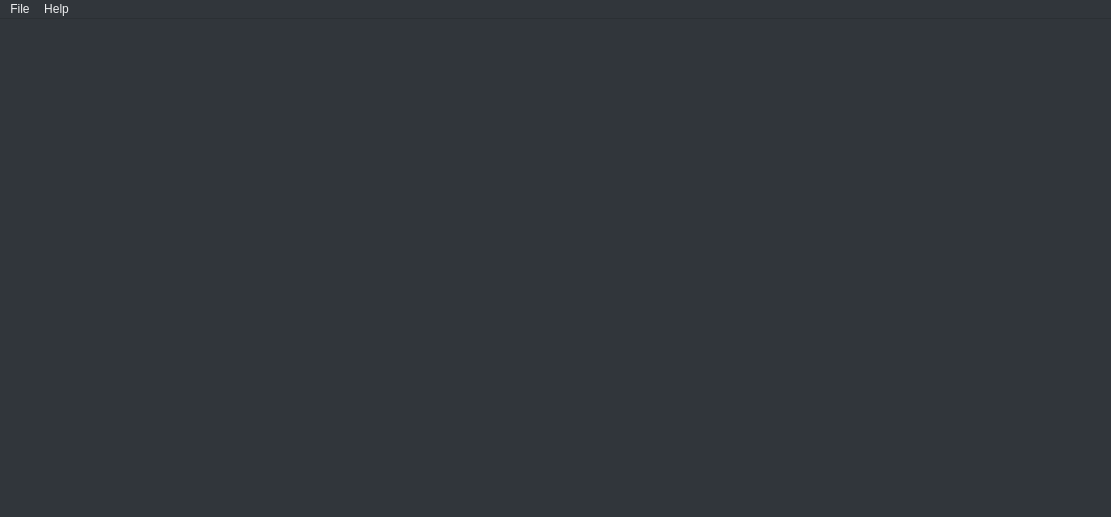
<?xml version="1.0" encoding="UTF-8"?>
<ui version="4.0">
 <class>MainWindow</class>
 <widget class="QMainWindow" name="MainWindow">
  <property name="geometry">
   <rect>
    <x>0</x>
    <y>0</y>
    <width>1111</width>
    <height>517</height>
   </rect>
  </property>
  <property name="sizePolicy">
   <sizepolicy hsizetype="Preferred" vsizetype="Preferred">
    <horstretch>0</horstretch>
    <verstretch>0</verstretch>
   </sizepolicy>
  </property>
  <property name="palette">
   <palette>
    <active>
     <colorrole role="WindowText">
      <brush brushstyle="SolidPattern">
       <color alpha="255">
        <red>239</red>
        <green>240</green>
        <blue>241</blue>
       </color>
      </brush>
     </colorrole>
     <colorrole role="Button">
      <brush brushstyle="SolidPattern">
       <color alpha="255">
        <red>49</red>
        <green>54</green>
        <blue>59</blue>
       </color>
      </brush>
     </colorrole>
     <colorrole role="Light">
      <brush brushstyle="SolidPattern">
       <color alpha="255">
        <red>57</red>
        <green>57</green>
        <blue>57</blue>
       </color>
      </brush>
     </colorrole>
     <colorrole role="Midlight">
      <brush brushstyle="SolidPattern">
       <color alpha="255">
        <red>47</red>
        <green>47</green>
        <blue>47</blue>
       </color>
      </brush>
     </colorrole>
     <colorrole role="Dark">
      <brush brushstyle="SolidPattern">
       <color alpha="255">
        <red>19</red>
        <green>19</green>
        <blue>19</blue>
       </color>
      </brush>
     </colorrole>
     <colorrole role="Mid">
      <brush brushstyle="SolidPattern">
       <color alpha="255">
        <red>25</red>
        <green>25</green>
        <blue>25</blue>
       </color>
      </brush>
     </colorrole>
     <colorrole role="Text">
      <brush brushstyle="SolidPattern">
       <color alpha="255">
        <red>239</red>
        <green>240</green>
        <blue>241</blue>
       </color>
      </brush>
     </colorrole>
     <colorrole role="BrightText">
      <brush brushstyle="SolidPattern">
       <color alpha="255">
        <red>255</red>
        <green>255</green>
        <blue>255</blue>
       </color>
      </brush>
     </colorrole>
     <colorrole role="ButtonText">
      <brush brushstyle="SolidPattern">
       <color alpha="255">
        <red>239</red>
        <green>240</green>
        <blue>241</blue>
       </color>
      </brush>
     </colorrole>
     <colorrole role="Base">
      <brush brushstyle="SolidPattern">
       <color alpha="255">
        <red>49</red>
        <green>54</green>
        <blue>59</blue>
       </color>
      </brush>
     </colorrole>
     <colorrole role="Window">
      <brush brushstyle="SolidPattern">
       <color alpha="255">
        <red>49</red>
        <green>54</green>
        <blue>59</blue>
       </color>
      </brush>
     </colorrole>
     <colorrole role="Shadow">
      <brush brushstyle="SolidPattern">
       <color alpha="255">
        <red>0</red>
        <green>0</green>
        <blue>0</blue>
       </color>
      </brush>
     </colorrole>
     <colorrole role="Highlight">
      <brush brushstyle="SolidPattern">
       <color alpha="255">
        <red>61</red>
        <green>174</green>
        <blue>233</blue>
       </color>
      </brush>
     </colorrole>
     <colorrole role="HighlightedText">
      <brush brushstyle="SolidPattern">
       <color alpha="255">
        <red>239</red>
        <green>240</green>
        <blue>241</blue>
       </color>
      </brush>
     </colorrole>
     <colorrole role="AlternateBase">
      <brush brushstyle="SolidPattern">
       <color alpha="255">
        <red>19</red>
        <green>19</green>
        <blue>19</blue>
       </color>
      </brush>
     </colorrole>
     <colorrole role="ToolTipBase">
      <brush brushstyle="SolidPattern">
       <color alpha="255">
        <red>255</red>
        <green>255</green>
        <blue>220</blue>
       </color>
      </brush>
     </colorrole>
     <colorrole role="ToolTipText">
      <brush brushstyle="SolidPattern">
       <color alpha="255">
        <red>0</red>
        <green>0</green>
        <blue>0</blue>
       </color>
      </brush>
     </colorrole>
     <colorrole role="PlaceholderText">
      <brush brushstyle="NoBrush">
       <color alpha="128">
        <red>239</red>
        <green>240</green>
        <blue>241</blue>
       </color>
      </brush>
     </colorrole>
    </active>
    <inactive>
     <colorrole role="WindowText">
      <brush brushstyle="SolidPattern">
       <color alpha="255">
        <red>239</red>
        <green>240</green>
        <blue>241</blue>
       </color>
      </brush>
     </colorrole>
     <colorrole role="Button">
      <brush brushstyle="SolidPattern">
       <color alpha="255">
        <red>49</red>
        <green>54</green>
        <blue>59</blue>
       </color>
      </brush>
     </colorrole>
     <colorrole role="Light">
      <brush brushstyle="SolidPattern">
       <color alpha="255">
        <red>57</red>
        <green>57</green>
        <blue>57</blue>
       </color>
      </brush>
     </colorrole>
     <colorrole role="Midlight">
      <brush brushstyle="SolidPattern">
       <color alpha="255">
        <red>47</red>
        <green>47</green>
        <blue>47</blue>
       </color>
      </brush>
     </colorrole>
     <colorrole role="Dark">
      <brush brushstyle="SolidPattern">
       <color alpha="255">
        <red>19</red>
        <green>19</green>
        <blue>19</blue>
       </color>
      </brush>
     </colorrole>
     <colorrole role="Mid">
      <brush brushstyle="SolidPattern">
       <color alpha="255">
        <red>25</red>
        <green>25</green>
        <blue>25</blue>
       </color>
      </brush>
     </colorrole>
     <colorrole role="Text">
      <brush brushstyle="SolidPattern">
       <color alpha="255">
        <red>239</red>
        <green>240</green>
        <blue>241</blue>
       </color>
      </brush>
     </colorrole>
     <colorrole role="BrightText">
      <brush brushstyle="SolidPattern">
       <color alpha="255">
        <red>255</red>
        <green>255</green>
        <blue>255</blue>
       </color>
      </brush>
     </colorrole>
     <colorrole role="ButtonText">
      <brush brushstyle="SolidPattern">
       <color alpha="255">
        <red>239</red>
        <green>240</green>
        <blue>241</blue>
       </color>
      </brush>
     </colorrole>
     <colorrole role="Base">
      <brush brushstyle="SolidPattern">
       <color alpha="255">
        <red>49</red>
        <green>54</green>
        <blue>59</blue>
       </color>
      </brush>
     </colorrole>
     <colorrole role="Window">
      <brush brushstyle="SolidPattern">
       <color alpha="255">
        <red>49</red>
        <green>54</green>
        <blue>59</blue>
       </color>
      </brush>
     </colorrole>
     <colorrole role="Shadow">
      <brush brushstyle="SolidPattern">
       <color alpha="255">
        <red>0</red>
        <green>0</green>
        <blue>0</blue>
       </color>
      </brush>
     </colorrole>
     <colorrole role="Highlight">
      <brush brushstyle="SolidPattern">
       <color alpha="255">
        <red>61</red>
        <green>174</green>
        <blue>233</blue>
       </color>
      </brush>
     </colorrole>
     <colorrole role="HighlightedText">
      <brush brushstyle="SolidPattern">
       <color alpha="255">
        <red>239</red>
        <green>240</green>
        <blue>241</blue>
       </color>
      </brush>
     </colorrole>
     <colorrole role="AlternateBase">
      <brush brushstyle="SolidPattern">
       <color alpha="255">
        <red>19</red>
        <green>19</green>
        <blue>19</blue>
       </color>
      </brush>
     </colorrole>
     <colorrole role="ToolTipBase">
      <brush brushstyle="SolidPattern">
       <color alpha="255">
        <red>255</red>
        <green>255</green>
        <blue>220</blue>
       </color>
      </brush>
     </colorrole>
     <colorrole role="ToolTipText">
      <brush brushstyle="SolidPattern">
       <color alpha="255">
        <red>0</red>
        <green>0</green>
        <blue>0</blue>
       </color>
      </brush>
     </colorrole>
     <colorrole role="PlaceholderText">
      <brush brushstyle="NoBrush">
       <color alpha="128">
        <red>239</red>
        <green>240</green>
        <blue>241</blue>
       </color>
      </brush>
     </colorrole>
    </inactive>
    <disabled>
     <colorrole role="WindowText">
      <brush brushstyle="SolidPattern">
       <color alpha="255">
        <red>69</red>
        <green>69</green>
        <blue>69</blue>
       </color>
      </brush>
     </colorrole>
     <colorrole role="Button">
      <brush brushstyle="SolidPattern">
       <color alpha="255">
        <red>49</red>
        <green>54</green>
        <blue>59</blue>
       </color>
      </brush>
     </colorrole>
     <colorrole role="Light">
      <brush brushstyle="SolidPattern">
       <color alpha="255">
        <red>57</red>
        <green>57</green>
        <blue>57</blue>
       </color>
      </brush>
     </colorrole>
     <colorrole role="Midlight">
      <brush brushstyle="SolidPattern">
       <color alpha="255">
        <red>47</red>
        <green>47</green>
        <blue>47</blue>
       </color>
      </brush>
     </colorrole>
     <colorrole role="Dark">
      <brush brushstyle="SolidPattern">
       <color alpha="255">
        <red>19</red>
        <green>19</green>
        <blue>19</blue>
       </color>
      </brush>
     </colorrole>
     <colorrole role="Mid">
      <brush brushstyle="SolidPattern">
       <color alpha="255">
        <red>25</red>
        <green>25</green>
        <blue>25</blue>
       </color>
      </brush>
     </colorrole>
     <colorrole role="Text">
      <brush brushstyle="SolidPattern">
       <color alpha="255">
        <red>69</red>
        <green>69</green>
        <blue>69</blue>
       </color>
      </brush>
     </colorrole>
     <colorrole role="BrightText">
      <brush brushstyle="SolidPattern">
       <color alpha="255">
        <red>255</red>
        <green>255</green>
        <blue>255</blue>
       </color>
      </brush>
     </colorrole>
     <colorrole role="ButtonText">
      <brush brushstyle="SolidPattern">
       <color alpha="255">
        <red>69</red>
        <green>69</green>
        <blue>69</blue>
       </color>
      </brush>
     </colorrole>
     <colorrole role="Base">
      <brush brushstyle="SolidPattern">
       <color alpha="255">
        <red>49</red>
        <green>54</green>
        <blue>59</blue>
       </color>
      </brush>
     </colorrole>
     <colorrole role="Window">
      <brush brushstyle="SolidPattern">
       <color alpha="255">
        <red>49</red>
        <green>54</green>
        <blue>59</blue>
       </color>
      </brush>
     </colorrole>
     <colorrole role="Shadow">
      <brush brushstyle="SolidPattern">
       <color alpha="255">
        <red>0</red>
        <green>0</green>
        <blue>0</blue>
       </color>
      </brush>
     </colorrole>
     <colorrole role="Highlight">
      <brush brushstyle="SolidPattern">
       <color alpha="255">
        <red>61</red>
        <green>174</green>
        <blue>233</blue>
       </color>
      </brush>
     </colorrole>
     <colorrole role="HighlightedText">
      <brush brushstyle="SolidPattern">
       <color alpha="255">
        <red>239</red>
        <green>240</green>
        <blue>241</blue>
       </color>
      </brush>
     </colorrole>
     <colorrole role="AlternateBase">
      <brush brushstyle="SolidPattern">
       <color alpha="255">
        <red>38</red>
        <green>38</green>
        <blue>38</blue>
       </color>
      </brush>
     </colorrole>
     <colorrole role="ToolTipBase">
      <brush brushstyle="SolidPattern">
       <color alpha="255">
        <red>255</red>
        <green>255</green>
        <blue>220</blue>
       </color>
      </brush>
     </colorrole>
     <colorrole role="ToolTipText">
      <brush brushstyle="SolidPattern">
       <color alpha="255">
        <red>0</red>
        <green>0</green>
        <blue>0</blue>
       </color>
      </brush>
     </colorrole>
     <colorrole role="PlaceholderText">
      <brush brushstyle="NoBrush">
       <color alpha="128">
        <red>239</red>
        <green>240</green>
        <blue>241</blue>
       </color>
      </brush>
     </colorrole>
    </disabled>
   </palette>
  </property>
  <property name="windowTitle">
   <string>Rekord Buddy[*]</string>
  </property>
  <property name="styleSheet">
   <string notr="true"/>
  </property>
  <property name="unifiedTitleAndToolBarOnMac">
   <bool>true</bool>
  </property>
  <widget class="QWidget" name="centralWidget">
   <property name="sizePolicy">
    <sizepolicy hsizetype="Preferred" vsizetype="Preferred">
     <horstretch>0</horstretch>
     <verstretch>0</verstretch>
    </sizepolicy>
   </property>
   <property name="minimumSize">
    <size>
     <width>350</width>
     <height>300</height>
    </size>
   </property>
   <property name="maximumSize">
    <size>
     <width>16777215</width>
     <height>16777215</height>
    </size>
   </property>
   <layout class="QHBoxLayout" name="horizontalLayout">
    <property name="leftMargin">
     <number>0</number>
    </property>
    <property name="topMargin">
     <number>0</number>
    </property>
    <property name="rightMargin">
     <number>0</number>
    </property>
    <property name="bottomMargin">
     <number>0</number>
    </property>
    <item>
     <widget class="QSplitter" name="splitter">
      <property name="sizePolicy">
       <sizepolicy hsizetype="MinimumExpanding" vsizetype="MinimumExpanding">
        <horstretch>0</horstretch>
        <verstretch>0</verstretch>
       </sizepolicy>
      </property>
      <property name="lineWidth">
       <number>0</number>
      </property>
      <property name="orientation">
       <enum>Qt::Horizontal</enum>
      </property>
      <property name="opaqueResize">
       <bool>true</bool>
      </property>
      <property name="handleWidth">
       <number>0</number>
      </property>
      <property name="childrenCollapsible">
       <bool>false</bool>
      </property>
      <widget class="QWidget" name="layoutWidget">
       <layout class="QVBoxLayout" name="verticalLayout" stretch="0,0">
        <property name="spacing">
         <number>0</number>
        </property>
        <property name="sizeConstraint">
         <enum>QLayout::SetMaximumSize</enum>
        </property>
        <item>
         <widget class="NxA::RekordBuddy::SidebarView" name="sidebarView" native="true">
          <property name="sizePolicy">
           <sizepolicy hsizetype="Expanding" vsizetype="MinimumExpanding">
            <horstretch>0</horstretch>
            <verstretch>0</verstretch>
           </sizepolicy>
          </property>
          <property name="maximumSize">
           <size>
            <width>16777215</width>
            <height>16777215</height>
           </size>
          </property>
          <property name="contextMenuPolicy">
           <enum>Qt::CustomContextMenu</enum>
          </property>
          <property name="acceptDrops">
           <bool>true</bool>
          </property>
          <property name="styleSheet">
           <string notr="true"/>
          </property>
          <property name="lineWidth" stdset="0">
           <number>0</number>
          </property>
          <property name="dragEnabled" stdset="0">
           <bool>true</bool>
          </property>
          <property name="rootIsDecorated" stdset="0">
           <bool>true</bool>
          </property>
          <property name="uniformRowHeights" stdset="0">
           <bool>true</bool>
          </property>
          <property name="animated" stdset="0">
           <bool>true</bool>
          </property>
          <property name="allColumnsShowFocus" stdset="0">
           <bool>false</bool>
          </property>
          <property name="headerHidden" stdset="0">
           <bool>true</bool>
          </property>
         </widget>
        </item>
        <item>
         <layout class="QHBoxLayout" name="toolbarLayout">
          <property name="spacing">
           <number>4</number>
          </property>
          <property name="sizeConstraint">
           <enum>QLayout::SetMaximumSize</enum>
          </property>
          <property name="leftMargin">
           <number>4</number>
          </property>
          <property name="topMargin">
           <number>2</number>
          </property>
          <property name="rightMargin">
           <number>8</number>
          </property>
          <property name="bottomMargin">
           <number>2</number>
          </property>
          <item>
           <spacer name="horizontalSpacer">
            <property name="orientation">
             <enum>Qt::Horizontal</enum>
            </property>
            <property name="sizeHint" stdset="0">
             <size>
              <width>40</width>
              <height>20</height>
             </size>
            </property>
           </spacer>
          </item>
         </layout>
        </item>
       </layout>
      </widget>
      <widget class="QWidget" name="verticalTrackLayoutWidget">
       <layout class="QVBoxLayout" name="tracklistProgressLayout" stretch="0,0">
        <property name="spacing">
         <number>0</number>
        </property>
        <item>
         <widget class="QStackedWidget" name="tracklistViewsPanel">
          <property name="sizePolicy">
           <sizepolicy hsizetype="Expanding" vsizetype="Expanding">
            <horstretch>0</horstretch>
            <verstretch>0</verstretch>
           </sizepolicy>
          </property>
          <property name="maximumSize">
           <size>
            <width>16777215</width>
            <height>16777215</height>
           </size>
          </property>
          <property name="currentIndex">
           <number>0</number>
          </property>
          <widget class="QWidget" name="pageDetails">
           <property name="maximumSize">
            <size>
             <width>16777215</width>
             <height>16777215</height>
            </size>
           </property>
           <property name="acceptDrops">
            <bool>false</bool>
           </property>
           <layout class="QGridLayout" name="gridLayout_2">
            <property name="leftMargin">
             <number>0</number>
            </property>
            <property name="topMargin">
             <number>0</number>
            </property>
            <property name="rightMargin">
             <number>0</number>
            </property>
            <property name="bottomMargin">
             <number>0</number>
            </property>
            <property name="spacing">
             <number>0</number>
            </property>
            <item row="0" column="0">
             <widget class="NxA::RekordBuddy::TrackListDetailsView" name="tracklistDetailsView" native="true">
              <property name="sizePolicy">
               <sizepolicy hsizetype="MinimumExpanding" vsizetype="MinimumExpanding">
                <horstretch>0</horstretch>
                <verstretch>0</verstretch>
               </sizepolicy>
              </property>
              <property name="contextMenuPolicy">
               <enum>Qt::CustomContextMenu</enum>
              </property>
              <property name="acceptDrops">
               <bool>true</bool>
              </property>
              <property name="lineWidth" stdset="0">
               <number>0</number>
              </property>
              <property name="dragEnabled" stdset="0">
               <bool>true</bool>
              </property>
              <property name="dragDropOverwriteMode" stdset="0">
               <bool>false</bool>
              </property>
              <property name="alternatingRowColors" stdset="0">
               <bool>true</bool>
              </property>
              <property name="indentation" stdset="0">
               <number>0</number>
              </property>
              <property name="rootIsDecorated" stdset="0">
               <bool>false</bool>
              </property>
              <property name="uniformRowHeights" stdset="0">
               <bool>true</bool>
              </property>
              <property name="animated" stdset="0">
               <bool>true</bool>
              </property>
              <property name="allColumnsShowFocus" stdset="0">
               <bool>true</bool>
              </property>
             </widget>
            </item>
           </layout>
          </widget>
          <widget class="QWidget" name="pageAlbum">
           <layout class="QGridLayout" name="gridLayout_3">
            <property name="leftMargin">
             <number>0</number>
            </property>
            <property name="topMargin">
             <number>0</number>
            </property>
            <property name="rightMargin">
             <number>0</number>
            </property>
            <property name="bottomMargin">
             <number>0</number>
            </property>
            <property name="spacing">
             <number>0</number>
            </property>
            <item row="0" column="0">
             <widget class="QTreeView" name="tracklistAlbumView">
              <property name="contextMenuPolicy">
               <enum>Qt::CustomContextMenu</enum>
              </property>
              <property name="acceptDrops">
               <bool>true</bool>
              </property>
              <property name="frameShape">
               <enum>QFrame::NoFrame</enum>
              </property>
              <property name="frameShadow">
               <enum>QFrame::Plain</enum>
              </property>
              <property name="lineWidth">
               <number>0</number>
              </property>
              <property name="dragEnabled">
               <bool>true</bool>
              </property>
              <property name="dragDropMode">
               <enum>QAbstractItemView::DragDrop</enum>
              </property>
              <property name="defaultDropAction">
               <enum>Qt::MoveAction</enum>
              </property>
              <property name="alternatingRowColors">
               <bool>true</bool>
              </property>
              <property name="selectionMode">
               <enum>QAbstractItemView::ExtendedSelection</enum>
              </property>
              <property name="indentation">
               <number>0</number>
              </property>
              <property name="rootIsDecorated">
               <bool>false</bool>
              </property>
              <attribute name="headerVisible">
               <bool>false</bool>
              </attribute>
             </widget>
            </item>
           </layout>
          </widget>
         </widget>
        </item>
        <item>
         <layout class="QHBoxLayout" name="bottomLayout">
          <item>
           <widget class="NxA::RekordBuddy::ProgressWidget" name="progressView" native="true">
            <property name="minimumSize">
             <size>
              <width>100</width>
              <height>24</height>
             </size>
            </property>
            <property name="maximumSize">
             <size>
              <width>16777215</width>
              <height>24</height>
             </size>
            </property>
           </widget>
          </item>
          <item>
           <spacer name="horizontalSpacer_2">
            <property name="orientation">
             <enum>Qt::Horizontal</enum>
            </property>
            <property name="sizeHint" stdset="0">
             <size>
              <width>40</width>
              <height>20</height>
             </size>
            </property>
           </spacer>
          </item>
          <item>
           <widget class="NxA::RekordBuddy::PlayerWidget" name="playerView" native="true">
            <property name="minimumSize">
             <size>
              <width>100</width>
              <height>24</height>
             </size>
            </property>
            <property name="maximumSize">
             <size>
              <width>16777215</width>
              <height>24</height>
             </size>
            </property>
           </widget>
          </item>
         </layout>
        </item>
       </layout>
      </widget>
     </widget>
    </item>
   </layout>
  </widget>
  <widget class="QMenuBar" name="menuBar">
   <property name="geometry">
    <rect>
     <x>0</x>
     <y>0</y>
     <width>1111</width>
     <height>22</height>
    </rect>
   </property>
   <widget class="QMenu" name="menuFile">
    <property name="title">
     <string>File</string>
    </property>
    <addaction name="actionAbout_Rekord_Buddy"/>
    <addaction name="actionCheck_for_Updates"/>
    <addaction name="separator"/>
    <addaction name="actionPreferences"/>
    <addaction name="separator"/>
    <addaction name="actionSaveCollection"/>
   </widget>
   <widget class="QMenu" name="menuHelp">
    <property name="title">
     <string>Help</string>
    </property>
    <addaction name="actionGetting_Started"/>
    <addaction name="actionShow_Online_Manual"/>
    <addaction name="actionShow_Online_Support"/>
   </widget>
   <addaction name="menuFile"/>
   <addaction name="menuHelp"/>
  </widget>
  <action name="actionShow_Predicate_Editor_Prototype">
   <property name="text">
    <string>Show Predicate Editor</string>
   </property>
   <property name="shortcut">
    <string>Ctrl+Shift+P</string>
   </property>
   <property name="shortcutContext">
    <enum>Qt::ApplicationShortcut</enum>
   </property>
  </action>
  <action name="actionShow_Online_Manual">
   <property name="text">
    <string>Online Manual</string>
   </property>
  </action>
  <action name="actionShow_Online_FAQ">
   <property name="text">
    <string>Browse FAQ</string>
   </property>
  </action>
  <action name="actionShow_Online_Support">
   <property name="text">
    <string>Support Forums</string>
   </property>
  </action>
  <action name="actionArtwork_View">
   <property name="enabled">
    <bool>true</bool>
   </property>
   <property name="text">
    <string>Artwork View</string>
   </property>
  </action>
  <action name="actionTrack_View">
   <property name="text">
    <string>Track View</string>
   </property>
  </action>
  <action name="actionCopy">
   <property name="text">
    <string>Copy</string>
   </property>
  </action>
  <action name="actionPaste">
   <property name="text">
    <string>Paste</string>
   </property>
  </action>
  <action name="actionSelect_All">
   <property name="text">
    <string>Select All</string>
   </property>
  </action>
  <action name="actionPreferences">
   <property name="text">
    <string>Preferences</string>
   </property>
   <property name="toolTip">
    <string>Preferences</string>
   </property>
  </action>
  <action name="actionAbout_Rekord_Buddy">
   <property name="text">
    <string>About Rekord Buddy</string>
   </property>
  </action>
  <action name="actionToggle_Track_View">
   <property name="text">
    <string>Toggle Track View</string>
   </property>
  </action>
  <action name="actionSaveCollection">
   <property name="text">
    <string>Save Changes...</string>
   </property>
   <property name="shortcut">
    <string>Ctrl+S</string>
   </property>
   <property name="menuRole">
    <enum>QAction::TextHeuristicRole</enum>
   </property>
  </action>
  <action name="actionCheck_for_Updates">
   <property name="text">
    <string>Check for Updates...</string>
   </property>
  </action>
  <action name="actionShow_Follow_Damien">
   <property name="text">
    <string>Listen to Damien Plays Records</string>
   </property>
   <property name="toolTip">
    <string>Follow Damien</string>
   </property>
  </action>
  <action name="actionGetting_Started">
   <property name="text">
    <string>Getting Started</string>
   </property>
  </action>
  <action name="actionShow_Message_Of_The_Day">
   <property name="text">
    <string>Show Message Of The Day</string>
   </property>
  </action>
 </widget>
 <layoutdefault spacing="6" margin="11"/>
 <customwidgets>
  <customwidget>
   <class>NxA::RekordBuddy::SidebarView</class>
   <extends>QWidget</extends>
   <header>Widgets/SidebarView.hpp</header>
  </customwidget>
  <customwidget>
   <class>NxA::RekordBuddy::TrackListDetailsView</class>
   <extends>QWidget</extends>
   <header>Widgets/TrackListDetailsView.hpp</header>
  </customwidget>
  <customwidget>
   <class>NxA::RekordBuddy::ProgressWidget</class>
   <extends>QWidget</extends>
   <header>Widgets/ProgressWidget.hpp</header>
  </customwidget>
  <customwidget>
   <class>NxA::RekordBuddy::PlayerWidget</class>
   <extends>QWidget</extends>
   <header>Widgets/PlayerWidget.hpp</header>
  </customwidget>
 </customwidgets>
 <resources>
  <include location="../../Icons.qrc"/>
 </resources>
 <connections/>
</ui>
